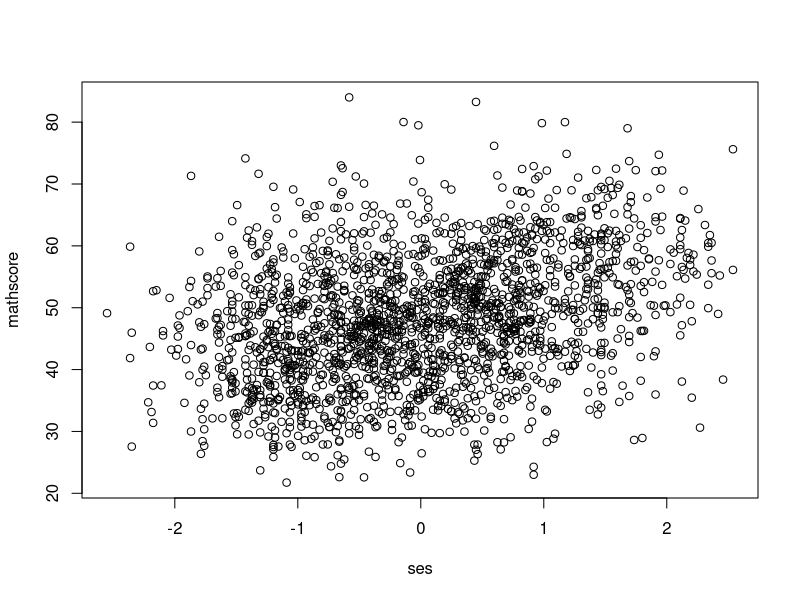
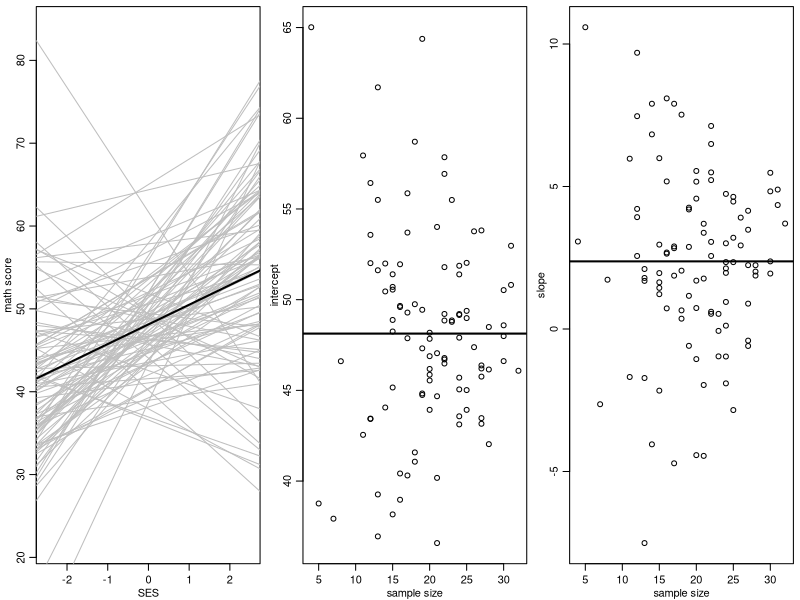

Source code (R) for these figures, in order: (Note: a time limit stopped this script after it produced the figures.)
## ---- chunk 1
 
### I will need these funtions later
### log-density of the multivariate normal distribution
ldmvnorm<-function(X,mu,Sigma,iSigma=solve(Sigma),dSigma=det(Sigma)) 
{
  Y<-t( t(X)-mu)
  sum(diag(-.5*t(Y)%*%Y%*%iSigma))  -
  .5*(  prod(dim(X))*log(2*pi) +     dim(X)[1]*log(dSigma) )
                                 
}
###


### sample from the multivariate normal distribution
rmvnorm<-function(n,mu,Sigma)
{
  p<-length(mu)
  res<-matrix(0,nrow=n,ncol=p)
  if( n>0 & p>0 )
  {
    E<-matrix(rnorm(n*p),n,p)
    res<-t(  t(E%*%chol(Sigma)) +c(mu))
  }
  res
}
###


### sample from the Wishart distribution
rwish<-function(n,nu0,S0)
{
  sS0 <- chol(S0)
  S<-array( dim=c( dim(S0),n ) )
  for(i in 1:n)
  {
     Z <- matrix(rnorm(nu0 * dim(S0)[1]), nu0, dim(S0)[1]) %*% sS0
     S[,,i]<- t(Z)%*%Z
  }
  S[,,1:n]
}
## ---- chunk 2
setwd("/Users/xueyuanhuang/Desktop/R-bayesain/linear models and beyond")
Y=read.table("school.mathscore.txt")
head(Y)
## ---- chunk 3
m = length(unique(Y[,1]))
n<-sv<-ybar<-rep(NA,m) 
for(j in 1:m) 
{ 
  ybar[j]<- mean(Y[Y[,1]==j,2])   #mean(Y[[j]])
  sv[j]<-var(Y[Y[,1]==j,2])
  n[j]<-sum(Y[,1]==j)
}
## ---- chunk 4
X<-list() ; 
for(j in 1:m) 
{
  xj<-Y[,3][Y[,1]==j] #Y[,1] contains the index of the group/school  
  xj<-(xj-mean(xj))
  X[[j]]<-cbind( rep(1,n[j]), xj  )
}
## ---- chunk 5
ses_cen=Y[,3]
summary(ses_cen)
## ---- chunk 6
plot(Y[,3],Y[,2],xlab='ses',ylab='mathscore')
## ---- chunk 7
S2.LS<-BETA.LS<-NULL
for(j in 1:m) {
  fit<-lm(Y[Y[,1]==j,2] ~ -1+X[[j]] ) # we remove the intercept from lm, already in X
  BETA.LS<-rbind(BETA.LS,c(fit$coef)) 
  S2.LS<-c(S2.LS, summary(fit)$sigma^2) 
                } 
## ---- chunk 8
par(mar=c(2.75,2.75,.5,.5),mgp=c(1.7,.7,0))
par(mfrow=c(1,3))
#LEFT panel: 100 different LS regression lines AND the average of 
#    these lines (the incercept is the average of all 100 estimated MLE intercepts) 
#    - slope similarly)
plot( range(ses_cen),range(Y[,2]),type="n",xlab="SES", 
   ylab="math score")
for(j in 1:m) {    abline(BETA.LS[j,1],BETA.LS[j,2],col="gray")  }

BETA.MLS<-apply(BETA.LS,2,mean)
abline(BETA.MLS[1],BETA.MLS[2],lwd=2)

# MIDDLE panel
plot(n,BETA.LS[,1],xlab="sample size",ylab="intercept") 
 # intercepts of the different regression lines vs group (school) sizes
abline(h= BETA.MLS[1],col="black",lwd=2)

# RIGHT panel
plot(n,BETA.LS[,2],xlab="sample size",ylab="slope") 
#slopes of the different regression lines vs group (school) sizes
abline(h= BETA.MLS[2],col="black",lwd=2)
## ---- chunk 9
sum(BETA.LS[,2]<0)
## ---- chunk 10
p<-dim(X[[1]])[2]
theta<-mu0<-apply(BETA.LS,2,mean)
nu0<-1 ; s2<-s20<-mean(S2.LS)
eta0<-p+2 ; #so that the prior of the matrix Sigma is diffuse
L0=matrix(nrow=2,ncol=2)
L0[1,1]=cov(BETA.LS)[1,1]
L0[1,2]=cov(BETA.LS)[1,2]
L0[2,1]=cov(BETA.LS)[2,1]
L0[2,2]=cov(BETA.LS)[2,2]
## ---- chunk 11
Sigma<-S0<-L0 #<-as.matrix(cov(BETA.LS)); 
BETA<-BETA.LS
THETA.b<-S2.b<-NULL
iL0<-solve(L0) ; iSigma<-solve(Sigma)
Sigma.ps<-matrix(0,p,p)
SIGMA.PS<-NULL
BETA.ps<-BETA*0
BETA.pp<-NULL
set.seed(1)
## ---- chunk 12
for(s in 1:10000) {  #10000 iterations - 5 min long
  ##update beta_j 
  for(j in 1:m) 
  {  
    Vj<-solve( iSigma + t(X[[j]])%*%X[[j]]/s2 )
    Ej<-Vj%*%( iSigma%*%theta + t(X[[j]])%*%Y[Y[,1]==j,2]/s2 )
    BETA[j,]<-rmvnorm(1,Ej,Vj) 
  } 
  ##

  ##update theta
  Lm<-  solve( iL0 +  m*iSigma )
  mum<- Lm%*%( iL0%*%mu0 + iSigma%*%apply(BETA,2,sum))
  theta<-t(rmvnorm(1,mum,Lm))
  ##

  ##update Sigma
  mtheta<-matrix(theta,m,p,byrow=TRUE)
  iSigma<-rwish(1, eta0+m, solve( S0+t(BETA-mtheta)%*%(BETA-mtheta) )  ) 
  ##

  ##update s2
  RSS<-0
  for(j in 1:m) { RSS<-RSS+sum( (Y[Y[,1]==j,2]-X[[j]]%*%BETA[j,] )^2 ) }
  s2<-1/rgamma(1,(nu0+sum(n))/2, (nu0*s20+RSS)/2 )
  ##
  ##store results
  if(s%%10==0) 
  { 
    cat(s,s2,"\n")
    S2.b<-c(S2.b,s2);THETA.b<-rbind(THETA.b,t(theta))
    Sigma.ps<-Sigma.ps+solve(iSigma) ; BETA.ps<-BETA.ps+BETA
    SIGMA.PS<-rbind(SIGMA.PS,c(solve(iSigma)))
    BETA.pp<-rbind(BETA.pp,rmvnorm(1,theta,solve(iSigma)) )
  }
  ##
}
## END of the CYCLE
## ---- chunk 13
#save.image("data.f11-3")
#load("data.f11-3")
## ---- chunk 14
library(coda)
effectiveSize(S2.b)        # sigma^2
effectiveSize(THETA.b[,1]) #theta_1
effectiveSize(THETA.b[,2])  #theta_2

apply(SIGMA.PS,2,effectiveSize)  #\Sigma
## ---- chunk 15
par(mfrow=c(2,2))
tmp<-NULL;for(j in 1:dim(SIGMA.PS)[2]) { tmp<-c(tmp,acf(SIGMA.PS[,j])$acf[2]) }

acf(S2.b)
acf(THETA.b[,1])
acf(THETA.b[,2])
## ---- chunk 16
par(mar=c(3,3,1,1),mgp=c(1.75,.75,0))
par(mfrow=c(1,1))

plot(density(THETA.b[,2],adj=2),xlim=range(BETA.pp[,2]), 
      main="",xlab="slope parameter",ylab="posterior density",lwd=2)
lines(density(BETA.pp[,2],adj=2),col="gray",lwd=2)
legend( -3 ,1.0 ,legend=c( expression(theta[2]),expression(tilde(beta)[2])), 
        lwd=c(2,2),col=c("black","gray"),bty="n") 
## ---- chunk 17
quantile(THETA.b[,2],prob=c(.025,.5,.975))
## ---- chunk 18
mean(BETA.pp[,2]<0) # this is a small value, but is is NOT equal to 0!
## ---- chunk 19
BETA.PM<-BETA.ps/1000
plot(range(ses_cen),range(Y[,2]),type="n",xlab="SES",
   ylab="math score")
for(j in 1:m) {    abline(BETA.PM[j,1],BETA.PM[j,2],col="gray")  }
abline( mean(THETA.b[,1]),mean(THETA.b[,2]),lwd=2 )
## ---- chunk 20
par(mar=c(3,3,1,1),mgp=c(1.75,.75,0))
par(mfrow=c(1,2))
plot( range(ses_cen),range(Y[,2]),type="n",xlab="SES", 
   ylab="math score",main="Frequentist LS within-group regression lines")
for(j in 1:m) {    abline(BETA.LS[j,1],BETA.LS[j,2],col="gray")  }

BETA.MLS<-apply(BETA.LS,2,mean)
abline(BETA.MLS[1],BETA.MLS[2],lwd=2)
plot(range(ses_cen),range(Y[,2]),type="n",xlab="SES",
   ylab="math score",main="Bayesian estimates - hierarchical model")
for(j in 1:m) {    abline(BETA.PM[j,1],BETA.PM[j,2],col="gray")  }
abline( mean(THETA.b[,1]),mean(THETA.b[,2]),lwd=2 )
